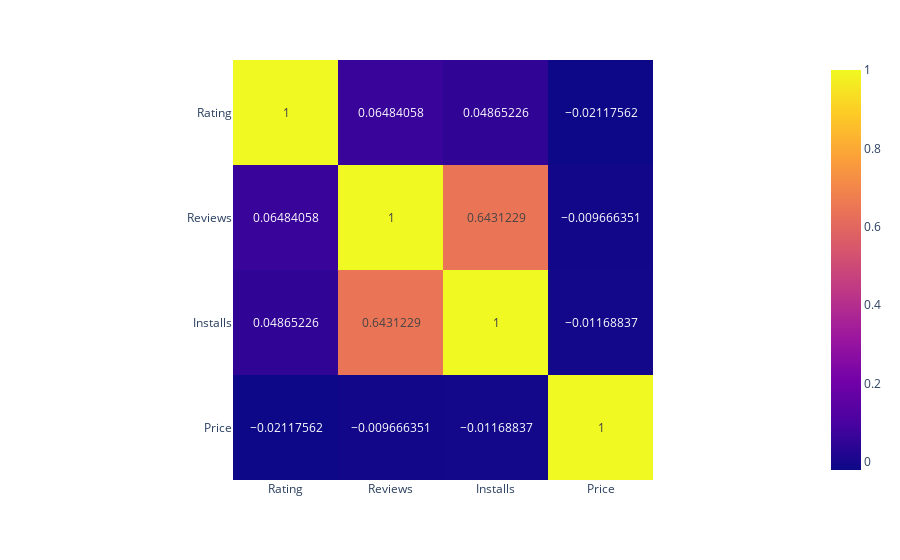

This figure's notebook cell:
### Code cell
def compute_correlations_matrix(dataset):
    fig = px.imshow(dataset.select_dtypes(np.number).corr(), text_auto=True)
    fig.show()
    
compute_correlations_matrix(clean_data)

### Figure 1 — Plotly figure (JSON) as saved in the notebook; plotly's stock layout.template omitted (floating-point values rounded to 4 significant figures)
{"data": [{"coloraxis": "coloraxis", "hovertemplate": "x: %{x}<br>y: %{y}<br>color: %{z}<extra></extra>", "name": "0", "texttemplate": "%{z}", "type": "heatmap", "x": ["Rating", "Reviews", "Installs", "Price"], "xaxis": "x", "y": ["Rating", "Reviews", "Installs", "Price"], "yaxis": "y", "z": [[1, 0.06484, 0.04865, -0.02118], [0.06484, 1, 0.6431, -0.009666], [0.04865, 0.6431, 1, -0.01169], [-0.02118, -0.009666, -0.01169, 1]]}], "layout": {"coloraxis": {"colorscale": [[0, "#0d0887"], [0.1111, "#46039f"], [0.2222, "#7201a8"], [0.3333, "#9c179e"], [0.4444, "#bd3786"], [0.5556, "#d8576b"], [0.6667, "#ed7953"], [0.7778, "#fb9f3a"], [0.8889, "#fdca26"], [1, "#f0f921"]]}, "margin": {"t": 60}, "xaxis": {"anchor": "y", "constrain": "domain", "domain": [0, 1], "scaleanchor": "y"}, "yaxis": {"anchor": "x", "autorange": "reversed", "constrain": "domain", "domain": [0, 1]}}}
